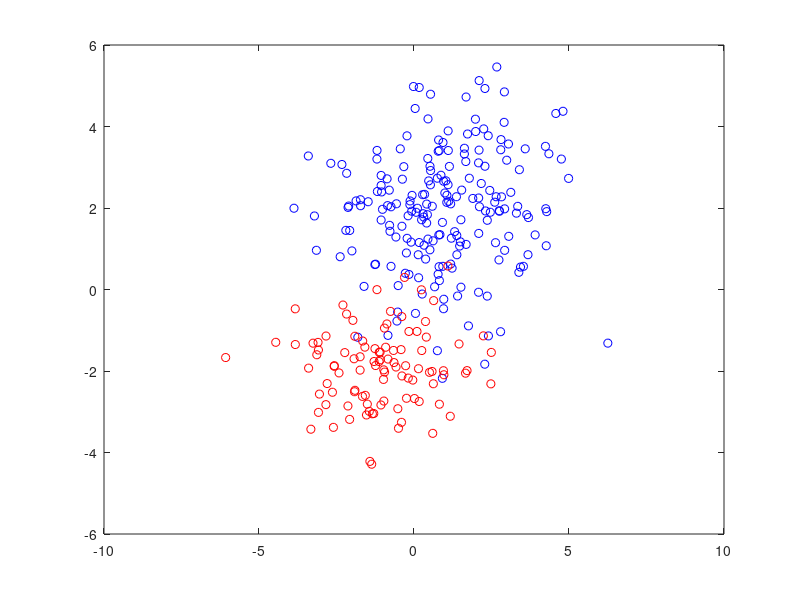

This figure's MATLAB source: (Note: this script raises an error after producing the figure.)
%% Chang Liu 7/3/15  changliu1289@gmail.com
%% modified for gmm approximation using weighted samples based on code online
%% algorithm and notations follow that in "EM demystified: an expectation-maximization tutorial"

%%======================================================
%% STEP 1a: Generate data from two 2D distributions.

mu1 = [1 2];       % Mean
sigma1 = [ 3 .2;   % Covariance matrix
          .2  2];
m1 = 200;          % Number of data points.

mu2 = [-1 -2];
sigma2 = [2 0;
          0 1];
m2 = 100;

% Generate sample points with the specified means and covariance matrices.
R1 = chol(sigma1);
X1 = randn(m1, 2) * R1;
X1 = X1 + repmat(mu1, size(X1, 1), 1);

R2 = chol(sigma2);
X2 = randn(m2, 2) * R2;
X2 = X2 + repmat(mu2, size(X2, 1), 1);

X = [X1; X2];

%%=====================================================
%% STEP 1b: Plot the data points and their pdfs.

figure(1);

% Display a scatter plot of the two distributions.
hold off;
plot(X1(:, 1), X1(:, 2), 'bo');
hold on;
plot(X2(:, 1), X2(:, 2), 'ro');

set(gcf,'color','white') % White background for the figure.

% First, create a [10,000 x 2] matrix 'gridX' of coordinates representing
% the input values over the grid.
gridSize = 100;
u = linspace(-6, 6, gridSize);
[A B] = meshgrid(u, u);
gridX = [A(:), B(:)];

% Calculate the Gaussian response for every value in the grid.
z1 = gaussianND(gridX, mu1, sigma1);
z2 = gaussianND(gridX, mu2, sigma2);

% Reshape the responses back into a 2D grid to be plotted with contour.
Z1 = reshape(z1, gridSize, gridSize);
Z2 = reshape(z2, gridSize, gridSize);

% Plot the contour lines to show the pdf over the data.
[C, h] = contour(u, u, Z1);
[C, h] = contour(u, u, Z2);

axis([-6 6 -6 6])
title('Original Data and PDFs');

%set(h,'ShowText','on','TextStep',get(h,'LevelStep')*2);


%%====================================================
%% STEP 2: Choose initial values for the parameters.
% follow the initialization step in "EM demystified: an expectation-maximization tutorial"

% number of data points.
m = size(X,1);
% The vector lengths.
n = size(X,2);  
% weight for each point
v = ones(m,1);
% The number of clusters.
k = 2; 

% tolerance in the termination condition
tol = 1e-6;
%%===================================================
%% STEP 3: Run Expectation Maximization

% Loop until convergence
for iter = 1:1000
    
    fprintf('  EM Iteration %d\n', iter);

    %%===============================================
    %% STEP 3a: Expectation
    %
    if iter == 1
        % initialize gamma
        % use k-means clustering to obtain a coarse estimation of gamma
        gamma = zeros(m,n);
        idx = kmeans(X,k);
        for ii = 1:m
            gamma (ii,idx(ii)) = 1;
        end
        pre_like = -1;
    else
        % P(zi=j|yi,theta^m)
        % One row per data point, one column per cluster.
        gau_pdf = zeros(m, k);
        
        % For each cluster
        for j = 1:k
            % Evaluate the Gaussian for all data points for cluster 'j'.
            gau_pdf(:, j) = gaussianND(X, mu(j, :), sigma{j});
        end
        
        % get gamma^m_ij
        gamma = bsxfun(@times, gau_pdf, w);
        gamma = bsxfun(@rdivide, gamma, sum(gamma, 2));
        
        pre_like = sum(sum(bsxfun(@times,v,log(bsxfun(@times, gau_pdf, w)))));
    end
    %%===============================================
    %% STEP 3b: Maximization
    %%
    %% Calculate the probability for each data point for each distribution.    
    
    % define n^m_j = sum_i gamma^m_ij
    nj = (sum(bsxfun(@times,v,gamma),1))';
    % For each cluster
    for j = 1:k
    
        % Calculate the mode probability 
        w(j) = nj(j)/sum(v);
        
        % Calculate the mean 
        mu(j, :) = sum(bsxfun(@times,(v.*gamma(:,j)),X),1)/nj(j);
        
        % Calculate the covariance
        sigma_k = zeros(n, n);
        
        % Subtract the cluster mean from all data points.
        Xm = bsxfun(@minus, X, mu(j, :));
        
        % Calculate the contribution of each training example to the covariance matrix.
        for i = 1:m
            sigma_k = sigma_k + (v(i)*gamma(i, j)*(Xm(i, :)' * Xm(i, :)));
        end
        
        % Divide by the sum of weights.
        sigma{j} = sigma_k / nj(j);
    end
    
    % Check for convergence
    for j = 1:k
        % Evaluate the Gaussian for all data points for cluster 'j'.
        gau_pdf(:, j) = gaussianND(X, mu(j, :), sigma{j});
    end
    like = sum(sum(bsxfun(@times,v,log(bsxfun(@times, gau_pdf, w)))));
    if abs(pre_like-like) < tol
        break
    end
% End of Expectation Maximization    
end

%%=====================================================
%% STEP 4: Plot the data points and their estimated pdfs.

% Display a scatter plot of the two distributions.
figure(2);
hold off;
plot(X1(:, 1), X1(:, 2), 'bo');
hold on;
plot(X2(:, 1), X2(:, 2), 'ro');

set(gcf,'color','white') % White background for the figure.

plot(mu1(1), mu1(2), 'kx');
plot(mu2(1), mu2(2), 'kx');

% First, create a [10,000 x 2] matrix 'gridX' of coordinates representing
% the input values over the grid.
gridSize = 100;
u = linspace(-6, 6, gridSize);
[A B] = meshgrid(u, u);
gridX = [A(:), B(:)];

% Calculate the Gaussian response for every value in the grid.
z1 = gaussianND(gridX, mu(1, :), sigma{1});
z2 = gaussianND(gridX, mu(2, :), sigma{2});

% Reshape the responses back into a 2D grid to be plotted with contour.
Z1 = reshape(z1, gridSize, gridSize);
Z2 = reshape(z2, gridSize, gridSize);

% Plot the contour lines to show the pdf over the data.
[C, h] = contour(u, u, Z1);
[C, h] = contour(u, u, Z2);
axis([-6 6 -6 6])

title('Original Data and Estimated PDFs');